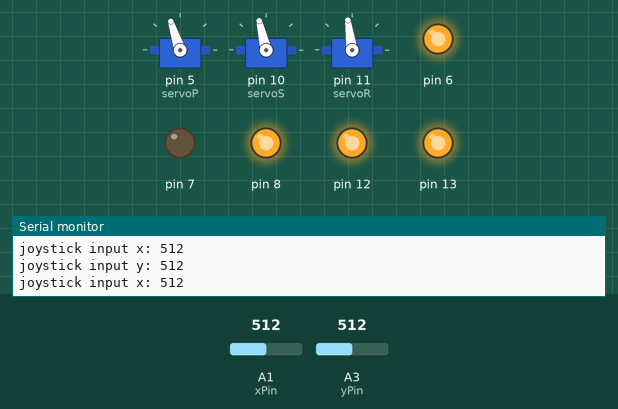
This sketch was run on a simulated Arduino Uno, built with avr-gcc and run on an emulated ATmega328P. On the bench: 3 × servo, output pins drawn as LEDs (lit = HIGH), the last lines printed to the serial monitor. The inputs (shaded band) are chosen by the test bench; at power-on: A1 (xPin) = 512, A3 (yPin) = 512.

Above: at 1.2 s.
1.3 s: A1 (xPin) set to 105
At 1.9 s:
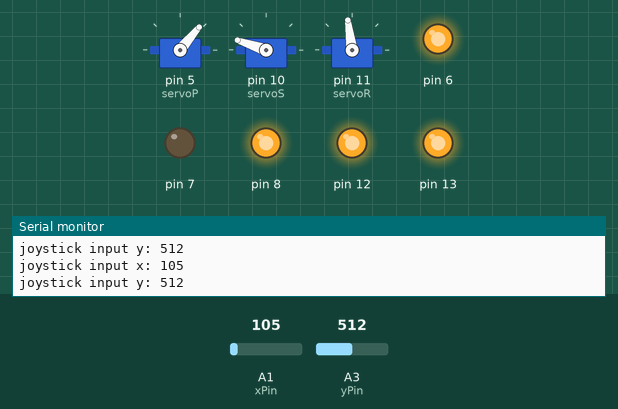
2.8 s: A1 (xPin) set to 94
At 3.6 s:
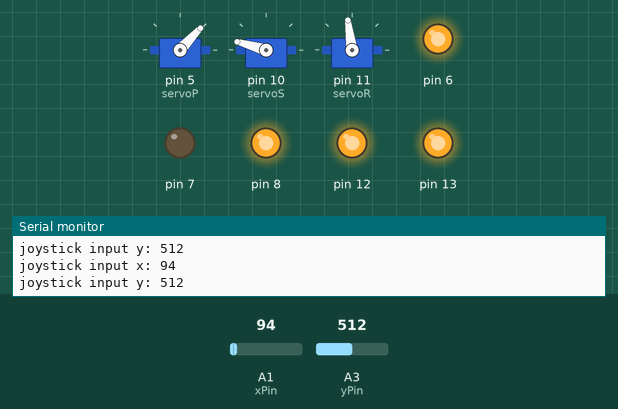
5.8 s: A3 (yPin) set to 105
At 6.3 s:
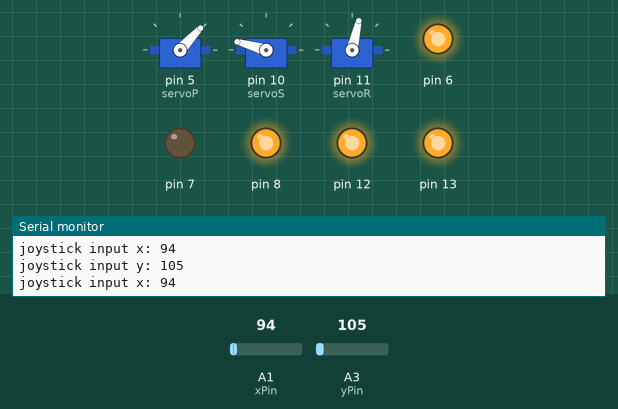
7.3 s: A3 (yPin) set to 90
At 8.5 s:
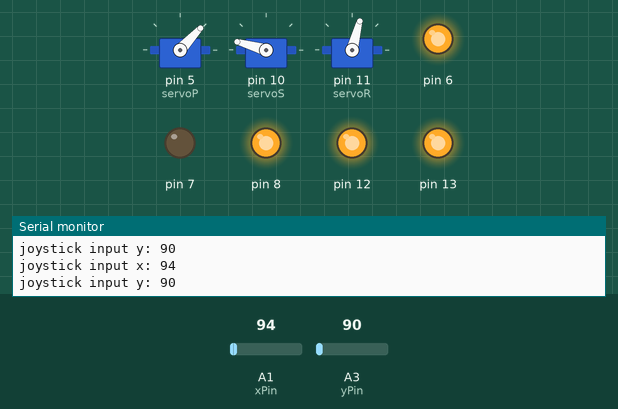
10.3 s: A1 (xPin) set to 122
At 11.1 s:
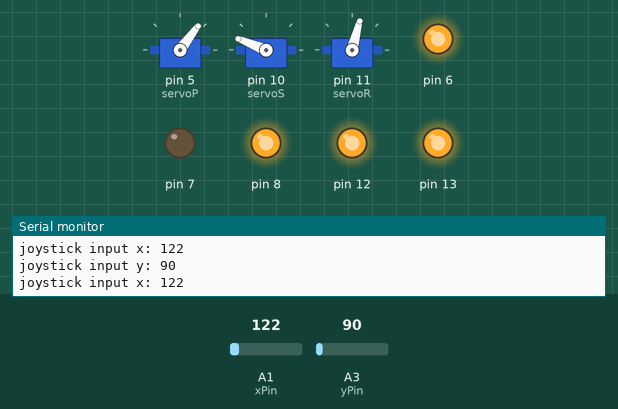
11.8 s: A3 (yPin) set to 1023
At 12.2 s:
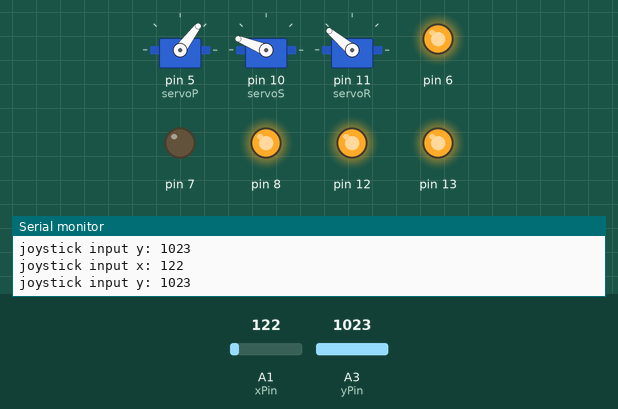
Timing chart, 0 to 14.3 s (numbered marks = the images above; inputs shaded):
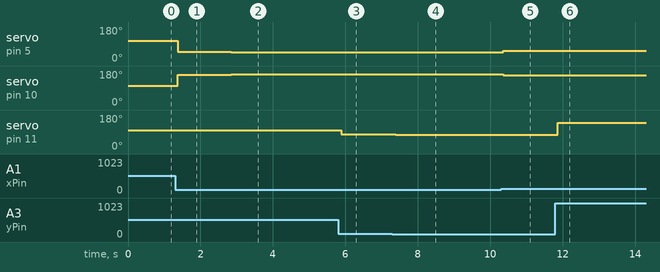

The sketch:

JoySteeringControlServoRudder.ino
```cpp
/*
 * UW Human Powered Submarine
 * Tremaine Ng
 * 4/23/2018
 * Takes input from an analog joystick with 2 axes
 * and outputs control signals to connected servos
 */

#include <Wire.h>
#include <Servo.h>

// Joystick
const int xPin = 1;
const int yPin = 3;

// Servos
Servo servoP; // port servo
Servo servoS; // starboard servo
Servo servoR; // rudder servo
const int angleRangePitch = 30;  // angle range in each direction
const int angleRangeYaw = 30;
const int startAngleP = 108;
const int startAngleS = 103;
const int startAngleR = 98;
const int centerRudder = 550;
const int centerPitch = 490;

void setup() {
  Serial.begin(9600); // begin for terminal debugging
  servoP.attach(5);
  servoS.attach(10);
  servoR.attach(11);
  pinMode(13, OUTPUT);
  pinMode(12, OUTPUT);
  pinMode(0, OUTPUT);
  pinMode(1, OUTPUT);
  pinMode(8, OUTPUT);
  pinMode(7, OUTPUT);
  pinMode(6, OUTPUT);
  digitalWrite(12, HIGH);
  digitalWrite(13, HIGH);
  digitalWrite(0, LOW);
  digitalWrite(1, LOW);
  digitalWrite(8, HIGH);
  digitalWrite(7, LOW);
  digitalWrite(6, HIGH);
}

void loop() {
  // read joystick =================s===============
  int Ax = analogRead(xPin); // left/right
  int Ay = analogRead(yPin); // forward/back

  // set servo outputs ================================
  Serial.print("joystick input x: ");
  Serial.println(Ax);
  Serial.print("joystick input y: ");
  Serial.println(Ay);

  // mapping functions

  int servoOutP;// = map(Ax, 0, 1023, startAngleP-angleRangePitch, startAngleP+angleRangePitch);
  int servoOutS;// = map(Ax, 0, 1023, startAngleS+angleRangePitch, startAngleS-angleRangePitch);

  if (Ax >= centerPitch + 250) {
    servoOutP = map(Ax, centerPitch + 250, 900, startAngleP, startAngleP+angleRangePitch);
    //servoOutS = map(Ax, centerPitch + 100, 900, startAngleS, startAngleS+angleRangePitch);
    servoOutS = map(Ax, centerPitch + 250, 900, startAngleS, startAngleS-angleRangePitch);
  } else if (Ax < centerPitch - 100) {
    servoOutP = map(Ax, centerPitch - 100, 100, startAngleP, startAngleP-2*angleRangePitch);
    //servoOutS = map(Ax, 100, centerPitch - 100, startAngleS-angleRangePitch, startAngleS);
    servoOutS = map(Ax, centerPitch - 100, 100, startAngleS, startAngleS+2*angleRangePitch);
  } else {
    servoOutP = startAngleP;
    servoOutS = startAngleS;
  }


  //int servoOutR = map(Ay, 0, 1023, startAngleR+angleRangeYaw, startAngleR-angleRangeYaw);
  int servoOutR;
  if (Ay >= centerRudder + 50) {
    servoOutR = map(Ay, centerRudder + 50, 900, startAngleR, startAngleR+angleRangeYaw);
  } else if (Ay < centerRudder - 200) {
    servoOutR = map(Ay, 0, centerRudder - 200, startAngleR-angleRangeYaw, startAngleR);
  } else {
    servoOutR = startAngleR;
  }

  //Serial.print("Servo target angle P: ");
  //Serial.println(servoOutP);
  //Serial.print("Servo target angle R: ");
  //Serial.println(servoOutR);
  servoP.write(servoOutP);
  servoS.write(servoOutS);

  // Servo S and P error detect
  //if (Ax > 1000 || Ax < 100) {
    //servoS.write(startAngleS);
    //servoP.write(startAngleP);
  //} else {
   // servoS.write(servoOutS);
    //servoP.write(servoOutP);
  //}

  // Servo R error detect
  //if (Ay > 1000 || Ay < 100) {
    //servoR.write(startAngleR);
  //} else {
    servoR.write(servoOutR);
  //}
}
```

Measured:
- after the input at 1.3 s, servo on pin 5 (servoP): 108° → 50° after 0.07 s; servo on pin 10 (servoS): 103° → 161° after 0.07 s
- after the input at 2.8 s, servo on pin 5 (servoP): 50° → 47° after 0.05 s; servo on pin 10 (servoS): 161° → 164° after 0.05 s
- after the input at 5.8 s, servo on pin 11 (servoR): 98° → 77° after 0.09 s
- after the input at 7.3 s, servo on pin 11 (servoR): 77° → 75° after 0.09 s
- after the input at 10.3 s, servo on pin 5 (servoP): 47° → 53° after 0.06 s; servo on pin 10 (servoS): 164° → 158° after 0.06 s
- after the input at 11.8 s, servo on pin 11 (servoR): 75° → 140° after 0.06 s
